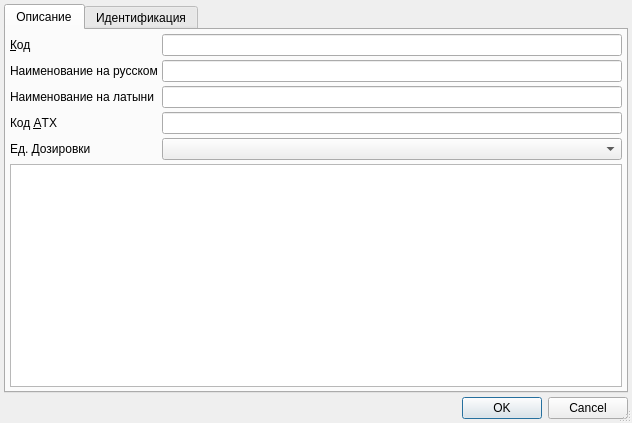
<?xml version="1.0" encoding="UTF-8"?>
<ui version="4.0">
 <class>RBNomenclatureActiveSubstanceEditor</class>
 <widget class="QDialog" name="RBNomenclatureActiveSubstanceEditor">
  <property name="geometry">
   <rect>
    <x>0</x>
    <y>0</y>
    <width>632</width>
    <height>423</height>
   </rect>
  </property>
  <property name="windowTitle">
   <string>ChangeMe!</string>
  </property>
  <property name="sizeGripEnabled">
   <bool>true</bool>
  </property>
  <layout class="QGridLayout" name="gridLayout_2">
   <property name="margin">
    <number>4</number>
   </property>
   <property name="spacing">
    <number>4</number>
   </property>
   <item row="0" column="0">
    <widget class="QTabWidget" name="tabWidget">
     <property name="currentIndex">
      <number>0</number>
     </property>
     <widget class="QWidget" name="tabMain">
      <attribute name="title">
       <string>Описание</string>
      </attribute>
      <layout class="QGridLayout" name="gridLayout">
       <property name="margin">
        <number>4</number>
       </property>
       <property name="spacing">
        <number>4</number>
       </property>
       <item row="0" column="1">
        <widget class="QLineEdit" name="edtCode"/>
       </item>
       <item row="3" column="0">
        <widget class="QLabel" name="lblATC">
         <property name="sizePolicy">
          <sizepolicy hsizetype="Maximum" vsizetype="Preferred">
           <horstretch>0</horstretch>
           <verstretch>0</verstretch>
          </sizepolicy>
         </property>
         <property name="text">
          <string>Код &amp;АТХ</string>
         </property>
         <property name="buddy">
          <cstring>edtATC</cstring>
         </property>
        </widget>
       </item>
       <item row="2" column="1">
        <widget class="QLineEdit" name="edtNameLatin"/>
       </item>
       <item row="3" column="1">
        <widget class="QLineEdit" name="edtATC"/>
       </item>
       <item row="2" column="0">
        <widget class="QLabel" name="lblNameLatin">
         <property name="text">
          <string>Наименование на латыни</string>
         </property>
        </widget>
       </item>
       <item row="4" column="0">
        <widget class="QLabel" name="lbDosageUnit">
         <property name="sizePolicy">
          <sizepolicy hsizetype="Maximum" vsizetype="Preferred">
           <horstretch>0</horstretch>
           <verstretch>0</verstretch>
          </sizepolicy>
         </property>
         <property name="text">
          <string>Ед. Дозировки</string>
         </property>
        </widget>
       </item>
       <item row="1" column="0">
        <widget class="QLabel" name="lblNameRussian">
         <property name="sizePolicy">
          <sizepolicy hsizetype="Maximum" vsizetype="Preferred">
           <horstretch>0</horstretch>
           <verstretch>0</verstretch>
          </sizepolicy>
         </property>
         <property name="text">
          <string>Наименование на русском</string>
         </property>
         <property name="buddy">
          <cstring>edtNameRussian</cstring>
         </property>
        </widget>
       </item>
       <item row="0" column="0">
        <widget class="QLabel" name="lblCode">
         <property name="sizePolicy">
          <sizepolicy hsizetype="Maximum" vsizetype="Preferred">
           <horstretch>0</horstretch>
           <verstretch>0</verstretch>
          </sizepolicy>
         </property>
         <property name="text">
          <string>&amp;Код</string>
         </property>
         <property name="buddy">
          <cstring>edtCode</cstring>
         </property>
        </widget>
       </item>
       <item row="1" column="1">
        <widget class="QLineEdit" name="edtNameRussian"/>
       </item>
       <item row="4" column="1">
        <widget class="CRBComboBox" name="cmbUnit"/>
       </item>
       <item row="5" column="0" colspan="2">
        <widget class="CInDocTableView" name="tblActiveSubstanceGroups"/>
       </item>
      </layout>
     </widget>
     <widget class="QWidget" name="tabIdentification">
      <attribute name="title">
       <string>Идентификация</string>
      </attribute>
      <layout class="QGridLayout" name="gridLayout_3">
       <property name="margin">
        <number>4</number>
       </property>
       <property name="spacing">
        <number>4</number>
       </property>
       <item row="0" column="0">
        <widget class="CInDocTableView" name="tblIdentification"/>
       </item>
      </layout>
     </widget>
    </widget>
   </item>
   <item row="1" column="0">
    <widget class="QDialogButtonBox" name="buttonBox">
     <property name="standardButtons">
      <set>QDialogButtonBox::Cancel|QDialogButtonBox::Ok</set>
     </property>
    </widget>
   </item>
  </layout>
 </widget>
 <customwidgets>
  <customwidget>
   <class>CRBComboBox</class>
   <extends>QComboBox</extends>
   <header>library/crbcombobox.h</header>
  </customwidget>
  <customwidget>
   <class>CInDocTableView</class>
   <extends>QTableView</extends>
   <header>library/InDocTable.h</header>
  </customwidget>
 </customwidgets>
 <tabstops>
  <tabstop>edtCode</tabstop>
  <tabstop>edtNameRussian</tabstop>
  <tabstop>edtNameLatin</tabstop>
  <tabstop>edtATC</tabstop>
  <tabstop>cmbUnit</tabstop>
  <tabstop>tblActiveSubstanceGroups</tabstop>
  <tabstop>buttonBox</tabstop>
  <tabstop>tabWidget</tabstop>
  <tabstop>tblIdentification</tabstop>
 </tabstops>
 <resources/>
 <connections>
  <connection>
   <sender>buttonBox</sender>
   <signal>accepted()</signal>
   <receiver>RBNomenclatureActiveSubstanceEditor</receiver>
   <slot>accept()</slot>
   <hints>
    <hint type="sourcelabel">
     <x>154</x>
     <y>101</y>
    </hint>
    <hint type="destinationlabel">
     <x>154</x>
     <y>58</y>
    </hint>
   </hints>
  </connection>
  <connection>
   <sender>buttonBox</sender>
   <signal>rejected()</signal>
   <receiver>RBNomenclatureActiveSubstanceEditor</receiver>
   <slot>reject()</slot>
   <hints>
    <hint type="sourcelabel">
     <x>154</x>
     <y>101</y>
    </hint>
    <hint type="destinationlabel">
     <x>154</x>
     <y>58</y>
    </hint>
   </hints>
  </connection>
 </connections>
</ui>
